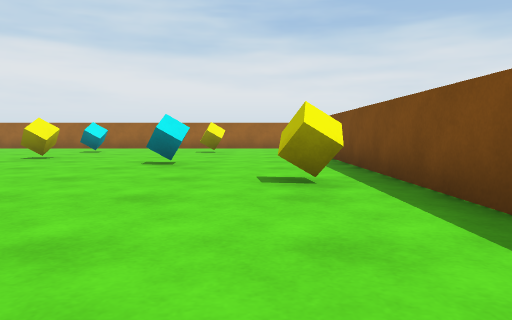
[1] (above)

24 first-person views from a walk through a scene from a Unity 3-D project. The camera is 0.55 m above the floor, tilts 4° down and sees 70° across. The floor is counted in squares, 1 m on a side. Each view is taken from the middle of a square. On the plan, view 1 faces up. The plan holds only what a view shows up to about 9 squares ahead; the rest is blank. The player character is not drawn.

[2]
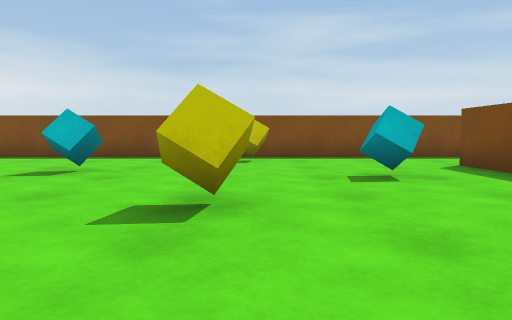

[3]
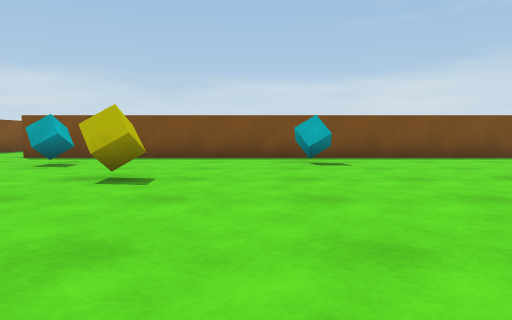

[4]
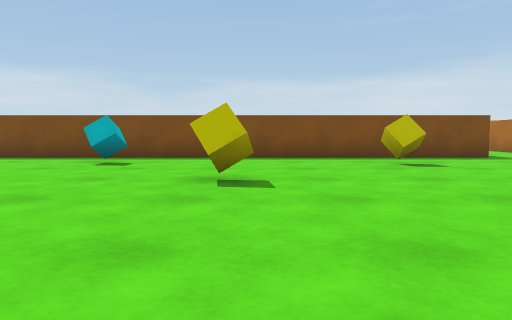

[5]
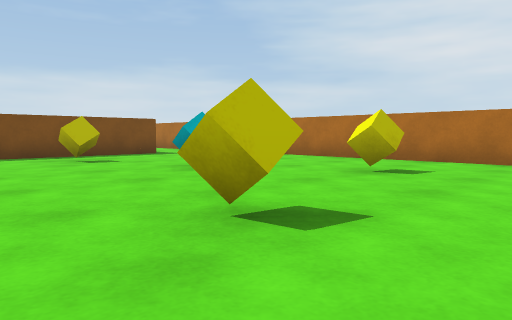

[6]
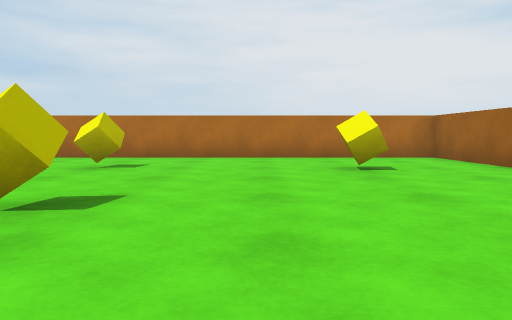

[7]
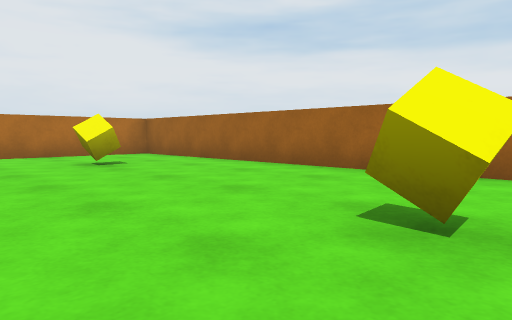

[8]
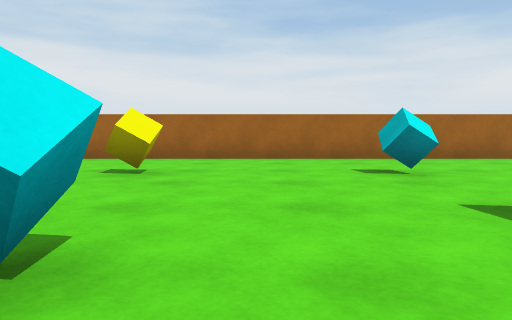

[9]
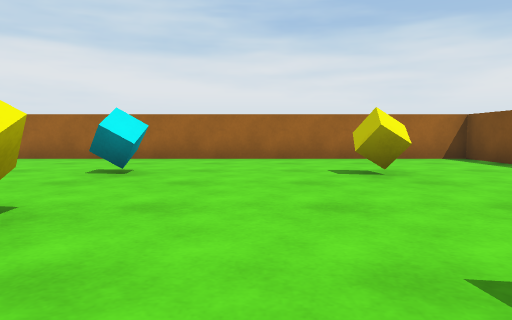

[10]
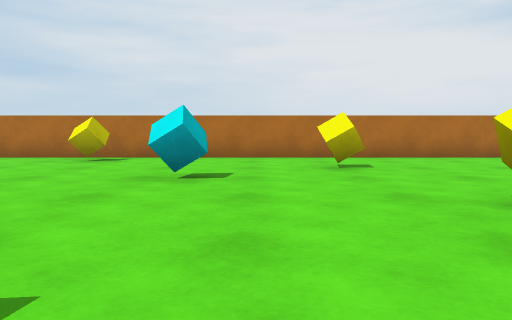

[11]
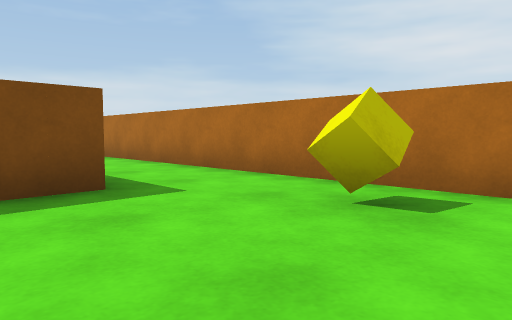

[12]
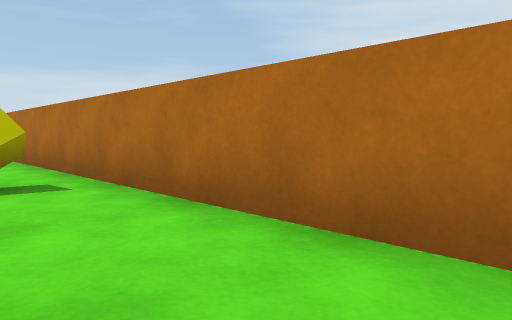

[13]
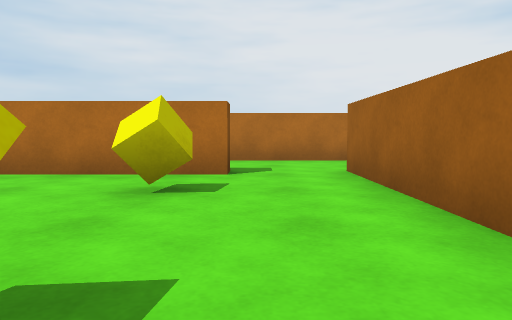

[14]
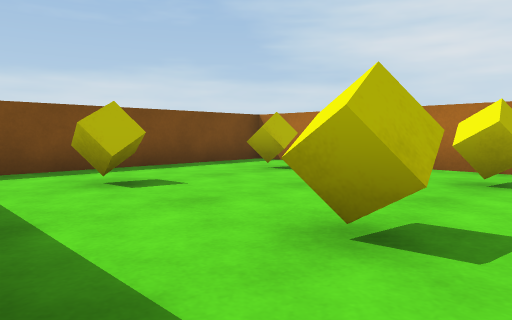

[15]
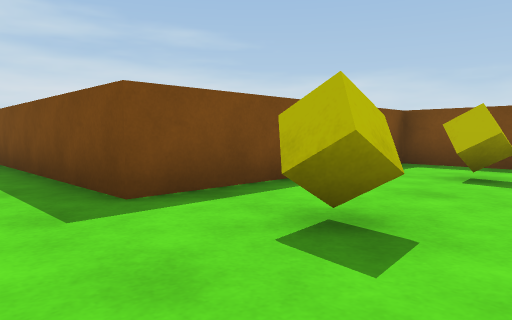

[16]
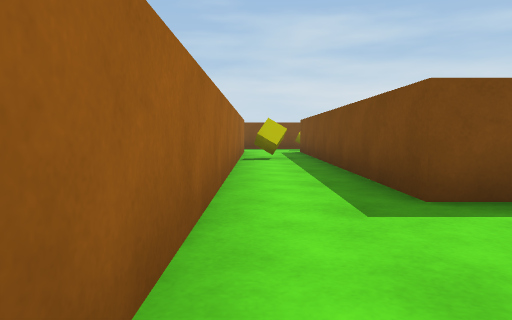

[17]
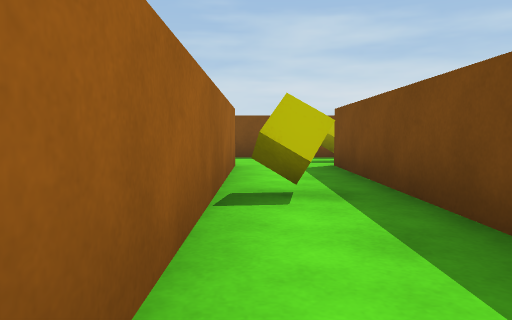

[18]
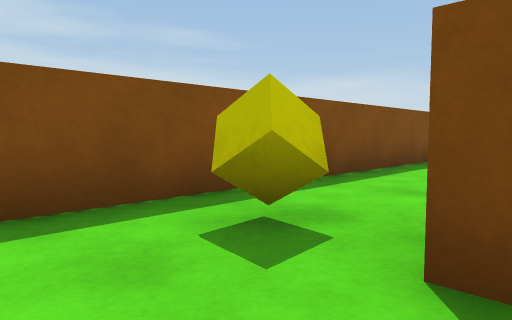

[19]
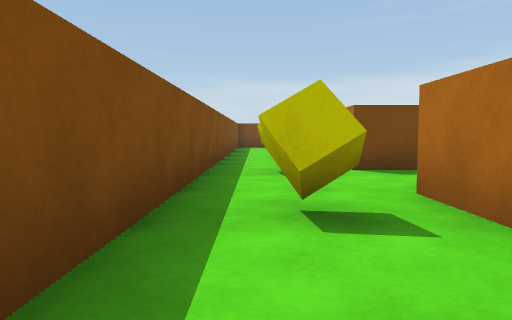

[20]
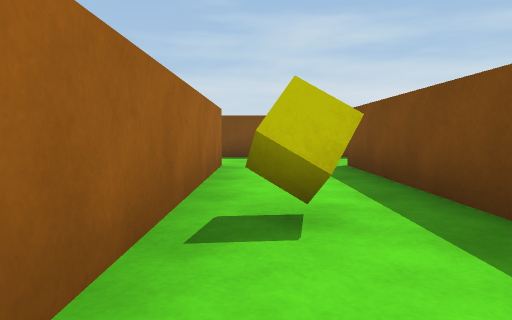

[21]
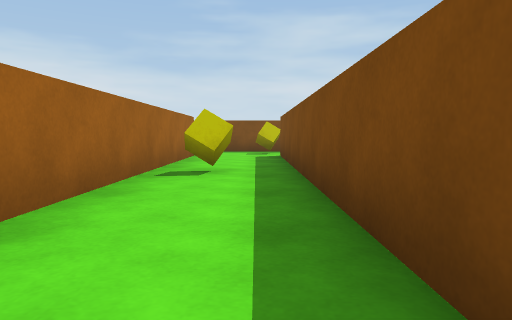

[22]
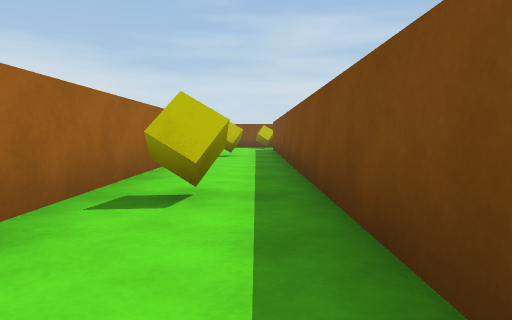

[23]
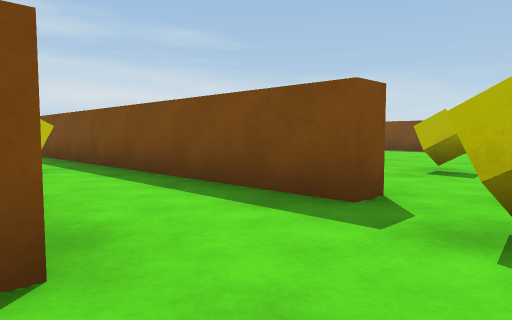

[24]
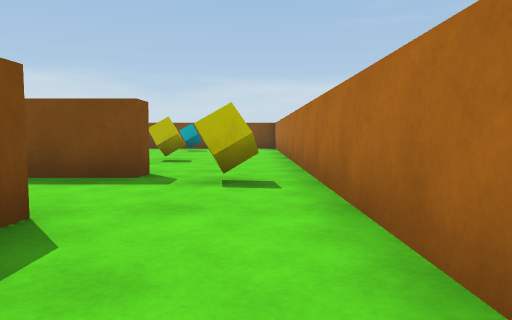

### Floor plan
Ten units are one square. View 1 is at (0, 0); x grows to the right and y downward. Boxes are objects, and circles mark ways between rooms. Rooms are numbered by the first view taken in them; rooms with no view inside come last. Other rooms are left out.
<svg viewBox="-183 -148 205 313">
<path fill="none" stroke="#000" d="M-91 95 -91 74 -5 74M-5 56 -155 56M-150 74 -150 129 -91 129 -91 121M17 75 17 55M17 10 17 -5M-156 -4 -5 -4M17 -5 17 -101M17 -128 17 -143 -178 -143 -178 85M-5 120 -5 134 -118 134M-178 120 -178 155M-155 135 -155 130M-155 156 -5 156M17 155 17 75"/>
<rect x="-135" y="105" width="10" height="10" fill="#bbb"><title>yellow cube</title></rect>
<rect x="-135" y="75" width="10" height="10" fill="#bbb"><title>yellow cube</title></rect>
<rect x="-115" y="105" width="10" height="10" fill="#bbb"><title>yellow cube</title></rect>
<rect x="-115" y="75" width="10" height="10" fill="#bbb"><title>yellow cube</title></rect>
<rect x="-45" y="55" width="10" height="10" fill="#bbb"><title>yellow cube</title></rect>
<rect x="-175" y="145" width="10" height="10" fill="#bbb"><title>yellow cube</title></rect>
<rect x="-175" y="45" width="10" height="10" fill="#bbb"><title>yellow cube</title></rect>
<rect x="-175" y="-35" width="10" height="10" fill="#bbb"><title>yellow cube</title></rect>
<rect x="-155" y="-75" width="10" height="10" fill="#bbb"><title>yellow cube</title></rect>
<rect x="-155" y="-125" width="10" height="10" fill="#bbb"><title>yellow cube</title></rect>
<rect x="-145" y="-55" width="10" height="10" fill="#bbb"><title>cyan cube</title></rect>
<rect x="-135" y="-25" width="10" height="10" fill="#bbb"><title>yellow cube</title></rect>
<rect x="-125" y="-85" width="10" height="10" fill="#bbb"><title>yellow cube</title></rect>
<rect x="-115" y="135" width="10" height="10" fill="#bbb"><title>yellow cube</title></rect>
<rect x="-105" y="-55" width="10" height="10" fill="#bbb"><title>yellow cube</title></rect>
<rect x="-95" y="-115" width="10" height="10" fill="#bbb"><title>yellow cube</title></rect>
<rect x="-85" y="-75" width="10" height="10" fill="#bbb"><title>cyan cube</title></rect>
<rect x="-75" y="-25" width="10" height="10" fill="#bbb"><title>cyan cube</title></rect>
<rect x="-55" y="135" width="10" height="10" fill="#bbb"><title>yellow cube</title></rect>
<rect x="-55" y="-85" width="10" height="10" fill="#bbb"><title>yellow cube</title></rect>
<rect x="-55" y="-115" width="10" height="10" fill="#bbb"><title>cyan cube</title></rect>
<rect x="-45" y="-45" width="10" height="10" fill="#bbb"><title>yellow cube</title></rect>
<rect x="-25" y="-25" width="10" height="10" fill="#bbb"><title>cyan cube</title></rect>
<rect x="-25" y="-75" width="10" height="10" fill="#bbb"><title>cyan cube</title></rect>
<rect x="-15" y="-115" width="10" height="10" fill="#bbb"><title>yellow cube</title></rect>
<rect x="5" y="145" width="10" height="10" fill="#bbb"><title>other object</title></rect>
<rect x="5" y="125" width="10" height="10" fill="#bbb"><title>yellow cube</title></rect>
<rect x="5" y="75" width="10" height="10" fill="#bbb"><title>yellow cube</title></rect>
<rect x="5" y="-45" width="10" height="10" fill="#bbb"><title>yellow cube</title></rect>
<circle cx="-150" cy="65" r="3" fill="#2a7"/>
<circle cx="5" cy="0" r="3" fill="#2a7"/>
<circle cx="5" cy="70" r="3" fill="#2a7"/>
<text x="-70" y="70">1</text>
<text x="-80" y="-30">2</text>
</svg>
Room 1 opens to room 2.

Where each view was taken, in squares from view 1:
view 1: 0 up, 0 right, facing up
view 2: 4 up, 7 left, facing right
view 3: 9 up, 6 left, facing down
view 4: 9 up, 10 left, facing down
view 5: 10 up, 10 left, facing down-left
view 6: 10 up, 9 left, facing left
view 7: 9 up, 8 left, facing up-left
view 8: 6 up, 7 left, facing up
view 9: 6 up, 3 left, facing up
view 10: 6 up, 9 left, facing left
view 11: 4 up, 14 left, facing down-left
view 12: 0 up, 16 left, facing down-left
view 13: 7 down, 10 left, facing left
view 14: 7 down, 9 left, facing down-left
view 15: 6 down, 12 left, facing down-right
view 16: 6 down, 12 left, facing right
view 17: 6 down, 7 left, facing right
view 18: 6 down, 1 left, facing down-right
view 19: 10 down, 1 right, facing down
view 20: 14 down, 7 left, facing right
view 21: 15 down, 10 left, facing right
view 22: 15 down, 14 left, facing right
view 23: 13 down, 17 left, facing down-right
view 24: 11 down, 17 left, facing down
